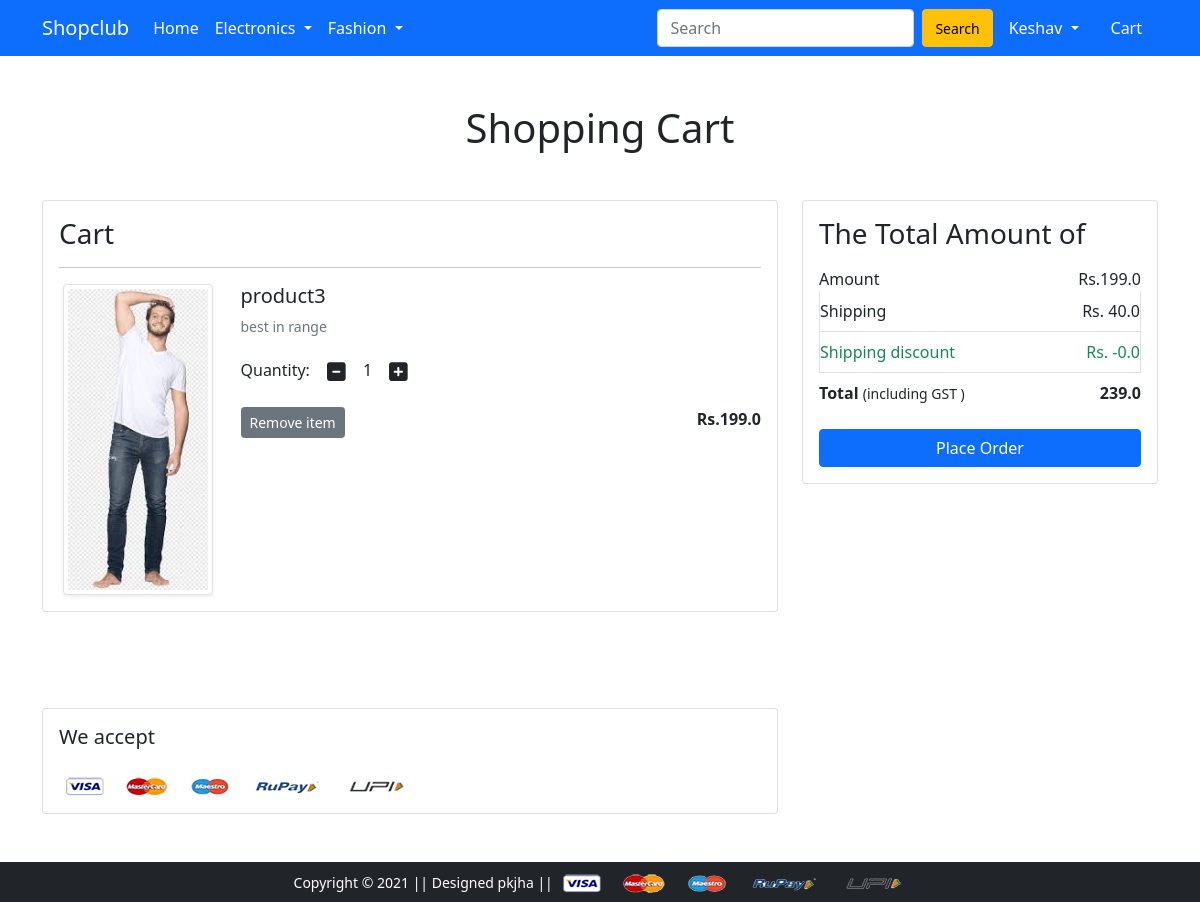
Page /showcart/ (signed in) on the committed database.
### app/models.py (models this page shows, shortened)
class Card(models.Model):
    user=models.ForeignKey(User,on_delete=models.CASCADE)
    product=models.ForeignKey(Product,on_delete=models.CASCADE)
    quantity=models.PositiveIntegerField(default=1)

class Product(models.Model):
    title=models.CharField(max_length=200)
    selling_price=models.FloatField()
    discounted_price=models.FloatField()
    description=models.TextField()
    brand=models.CharField(max_length=100)
    category=models.CharField( choices=CATEGORY_CHOICES, max_length=5)
    product_image=models.ImageField(upload_to='producting')

### app/views.py (the view)
# urls.py: path('showcart/',views.showcart,name='showcart'),
def showcart(request):
    if request.user.is_authenticated:
        pro=Card.objects.filter(user=request.user)
        amount=0.0
        shiping_charge=40.0
        total_amount=0.0
        shiping_discount = 0.0
        current_user_cart=[i for i in Card.objects.all() if i.user == request.user]
        if current_user_cart:
            for p in current_user_cart:
                if p.product.discounted_price < 499:
                    tepAmount=(p.quantity * p.product.discounted_price)
                    amount+=tepAmount
                    shiping_charge = 40.0
                    total_amount=amount+shiping_charge
                else:
                    tepAmount=(p.quantity * p.product.discounted_price)
                    amount+=tepAmount
                    total_amount=amount
                    shiping_discount = 40
        return render(request, 'app/addtocart.html',{'pro':pro,'total_amount':total_amount,'shiping':shiping_charge,'amount':amount,'shiping_discount':shiping_discount})
    else:
        redirect('/login/')

### app/templates/app/addtocart.html (shortened to what this page needs)
{% extends 'app/base.html' %}
{% load static %}
{% block main-content %}
<div class="container my-5">
 <div class="row">
  <h1 class="text-center mb-5">Shopping Cart</h1>
  <div class="col-sm-8">
  <div class="card">
   <div class="card-body">
   {% if pro %}
    <h3>Cart</h3>
         {% for i in pro %}
         <hr>
    <div class="row">
     <div class="col-sm-3 text-center align-self-center"><img src="{{i.product.product_image.url}}" alt="" srcset="" class="img-fluid img-thumbnail shadow-sm" height="150" width="150"> </div>
     <div class="col-sm-9">
      <div>
       <h5>{{i.product.title}}</h5>
       <p class="mb-2 text-muted small">{{i.product.description}}</p>
       <div class="my-3">
        <label for="quantity">Quantity:</label>
        <a class="minus-cart btn"><i class="fas fa-minus-square fa-lg"></i></a>
          <span id="quantity">{{i.quantity}}</span>
        <a class="plus-cart btn"><i class="fas fa-plus-square fa-lg"></i></a>
       </div>
       <div class="d-flex justify-content-between">
        <a href="#" class="btn btn-sm btn-secondary mr-3">Remove item </a>
        <p class="mb-0"><span><strong>Rs.{{i.product.discounted_price}}</strong></span></p>
       </div>
      </div>
     </div>
    </div>
    {% endfor %}
   </div>
   </div>
  </div>
  <div class="col-sm-4">
   <div class="card">
    <div class="card-body">
      <h3>The Total Amount of</h3>
      <ul class="list-group">
       <li class="list-group-item d-flex justify-content-between align-items-center border-0 px-0 pb-0">Amount<span>Rs.{{amount}}</span></li>
       <li class="list-group-item d-flex justify-content-between align-items-center px-0">Shipping<span>Rs. {{shiping}}</span></li>
       <li class="list-group-item d-flex justify-content-between align-items-center text-success px-0">Shipping discount<span>Rs. -{{shiping_discount}}</span></li>
       <li class="list-group-item d-flex justify-content-between align-items-center border-0 px-0 mb-3">
        <div>
           <strong>Total</strong> <small>(including GST )</small>
         </div>
         <span><strong>{{total_amount}}</strong></span>
       </li>
      </ul>
      <div class="d-grid"><a href="{% url 'checkout' %}" class="btn btn-primary">Place Order</a></div>
    </div>
   </div>
  </div>
   {% endif %}
 </div>
</div>
<br><br>
<div class="container">
 <div class="row">
  <div class="col-sm-8">
   <div class="card">
    <div class="card-body">
      <h5 class="mb-4">We accept</h5>
      <img src="{% static 'app/images/payment.png' %}" alt="" class="img-fluid">
    </div>
  </div>
  </div>
 </div>
</div>
{% endblock main-content %}

### app/templates/app/base.html (shortened to what this page needs)
<!doctype html>
{% load static %}
<html lang="en">
  <head>
    <link href="https://cdn.jsdelivr.net/npm/bootstrap@5.0.0-beta1/dist/css/bootstrap.min.css" rel="stylesheet">
    <link rel="stylesheet" href="{% static 'app/css/owl.carousel.min.css' %}">
    <link rel="stylesheet" href="{% static 'app/css/all.min.css' %}">
    <link rel="stylesheet" href="{% static 'app/css/style.css' %}">
  </head>
  <body>
    <nav class="navbar navbar-expand-lg navbar-dark bg-primary">
     <div class="container">
       <a class="navbar-brand" href="/">Shopclub</a>
       <div class="collapse navbar-collapse" id="navbarSupportedContent">
         <ul class="navbar-nav me-auto mb-2 mb-lg-0">
           <li class="nav-item">
             <a class="nav-link active" aria-current="page" href="/">Home</a>
           </li>
           <li class="nav-item dropdown">
             <a class="nav-link dropdown-toggle text-white" href="#" id="electronicsDropdown" role="button" data-bs-toggle="dropdown" aria-expanded="false">
               Electronics
             </a>
           </li>
           <li class="nav-item dropdown">
             <a class="nav-link dropdown-toggle text-white" href="" id="fashionDropdown" role="button" data-bs-toggle="dropdown" aria-expanded="false">
               Fashion
             </a>
           </li>
         </ul>
         <form class="d-flex">
           <input class="form-control me-2" type="search" placeholder="Search" aria-label="Search">
            <button class=" search btn btn-warning" type="submit"><small>Search</small></button>
         </form>
         <div>
          <ul class="navbar-nav me-auto mb-2 mb-lg-0">
          {% if request.user.is_authenticated %}
           <li class="nav-item dropdown mx-2">
              <a class="nav-link dropdown-toggle text-white" href="#" id="profileDropdown" role="button" data-bs-toggle="dropdown" aria-expanded="false">
                {{request.user|capfirst}}
              </a>
            </li>
            <li class="nav-item mx-2">
             <a href="{% url 'showcart' %}" class="nav-link text-white"> Cart </a>
            </li>
         {% endif %}
       </div>
     </div>
    </nav>
    {% block main-content %} {% endblock main-content %}
    <footer class="container-fluid bg-dark text-center p-2 mt-5 footer">
        <small class="text-white">Copyright &copy; 2021 || Designed pkjha || </small>
        <img src="{% static 'app/images/payment.png' %}" alt="" srcset="" class="img-fluid" height="2px">
    </footer>
  </body>
</html>

### app/static/app/css/style.css (style rules this page uses)
footer { margin-bottom: 0px; padding:3px; }

### rows in the picture
Card: product.product_image (picture), product "product3", product.description "best in range", quantity "1", product.discounted_price "199.0"

### other values in the picture
{{ request.user|capfirst }} "Keshav"
{{ amount }} "199.0"
{{ shiping }} "40.0"
{{ shiping_discount }} "0.0"
{{ total_amount }} "239.0"
